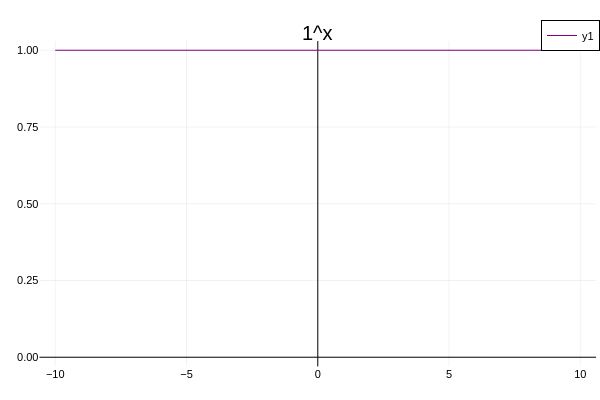

Here is the notebook cell this chart was saved with:
### Markdown cell above
<a id="constant-exponential"></a>
#### Constant Exponential Function

**Mathematical Concept:**
An exponential function with a base of exactly 1 degenerates into a constant horizontal line, as 1 raised to any power remains 1.
$$ f(x) = 1^x = 1 $$

**Modeling Objective:**
Establish a neutral mathematical baseline to visually separate exponential growth regimes from decay regimes.

[↑ Back to Table of Contents](#table-of-contents)

### Code cell
x = -10:0.1:10
f(x) = 1^x

plot(x,f,color=:purple, framestyle=:zerolines, title="1^x")

### Figure 1 — Plotly figure (JSON) as saved in the notebook; plotly's stock layout.template omitted (floating-point values rounded to 4 significant figures; data arrays with more than 128 entries replaced by an {"elided": "..."} marker saying what was removed)
{"data": [{"colorbar": {"len": 0.9039, "title": "", "x": 0.9934, "y": 0.4896}, "legendgroup": "y1", "line": {"color": "rgba(128, 0, 128, 1.000)", "dash": "solid", "shape": "linear", "width": 1}, "mode": "lines", "name": "y1", "showlegend": true, "type": "scatter", "x": {"elided": "201 float values"}, "xaxis": "x", "y": {"elided": "201 int values"}, "yaxis": "y"}], "layout": {"annotations": [{"font": {"color": "rgba(0, 0, 0, 1.000)", "family": "sans-serif", "size": 20}, "rotation": 0, "showarrow": false, "text": "1^x", "x": 0.5296, "xanchor": "center", "xref": "paper", "y": 1, "yanchor": "top", "yref": "paper"}], "height": 400, "legend": {"bgcolor": "rgba(255, 255, 255, 1.000)", "bordercolor": "rgba(0, 0, 0, 1.000)", "borderwidth": 1, "font": {"color": "rgba(0, 0, 0, 1.000)", "family": "sans-serif", "size": 11}, "title": {"font": {"color": "rgba(0, 0, 0, 1.000)", "family": "sans-serif", "size": 15}, "text": ""}, "tracegroupgap": 0, "traceorder": "normal", "x": 1, "xanchor": "auto", "y": 1, "yanchor": "auto"}, "margin": {"b": 20, "l": 0, "r": 0, "t": 20}, "paper_bgcolor": "rgba(255, 255, 255, 1.000)", "plot_bgcolor": "rgba(255, 255, 255, 1.000)", "showlegend": true, "width": 600, "xaxis": {"anchor": "y", "domain": [0.06582, 0.9934], "gridcolor": "rgba(0, 0, 0, 0.100)", "gridwidth": 0.5, "linecolor": "rgba(0, 0, 0, 1.000)", "mirror": false, "range": [-10.6, 10.6], "showgrid": true, "showline": false, "showticklabels": true, "tickangle": 0, "tickcolor": "rgba(0, 0, 0, 0.000)", "tickfont": {"color": "rgba(0, 0, 0, 1.000)", "family": "sans-serif", "size": 11}, "tickmode": "array", "ticks": "inside", "ticktext": ["−10", "−5", "0", "5", "10"], "tickvals": [-10, -5, 0, 5, 10], "title": "", "titlefont": {"color": "rgba(0, 0, 0, 1.000)", "family": "sans-serif", "size": 15}, "type": "-", "visible": true, "zeroline": true, "zerolinecolor": "rgba(0, 0, 0, 1.000)"}, "yaxis": {"anchor": "x", "domain": [0.03762, 0.9415], "gridcolor": "rgba(0, 0, 0, 0.100)", "gridwidth": 0.5, "linecolor": "rgba(0, 0, 0, 1.000)", "mirror": false, "range": [-0.03, 1.03], "showgrid": true, "showline": false, "showticklabels": true, "tickangle": 0, "tickcolor": "rgba(0, 0, 0, 0.000)", "tickfont": {"color": "rgba(0, 0, 0, 1.000)", "family": "sans-serif", "size": 11}, "tickmode": "array", "ticks": "inside", "ticktext": ["0.00", "0.25", "0.50", "0.75", "1.00"], "tickvals": [0, 0.25, 0.5, 0.75, 1], "title": "", "titlefont": {"color": "rgba(0, 0, 0, 1.000)", "family": "sans-serif", "size": 15}, "type": "-", "visible": true, "zeroline": true, "zerolinecolor": "rgba(0, 0, 0, 1.000)"}}}
